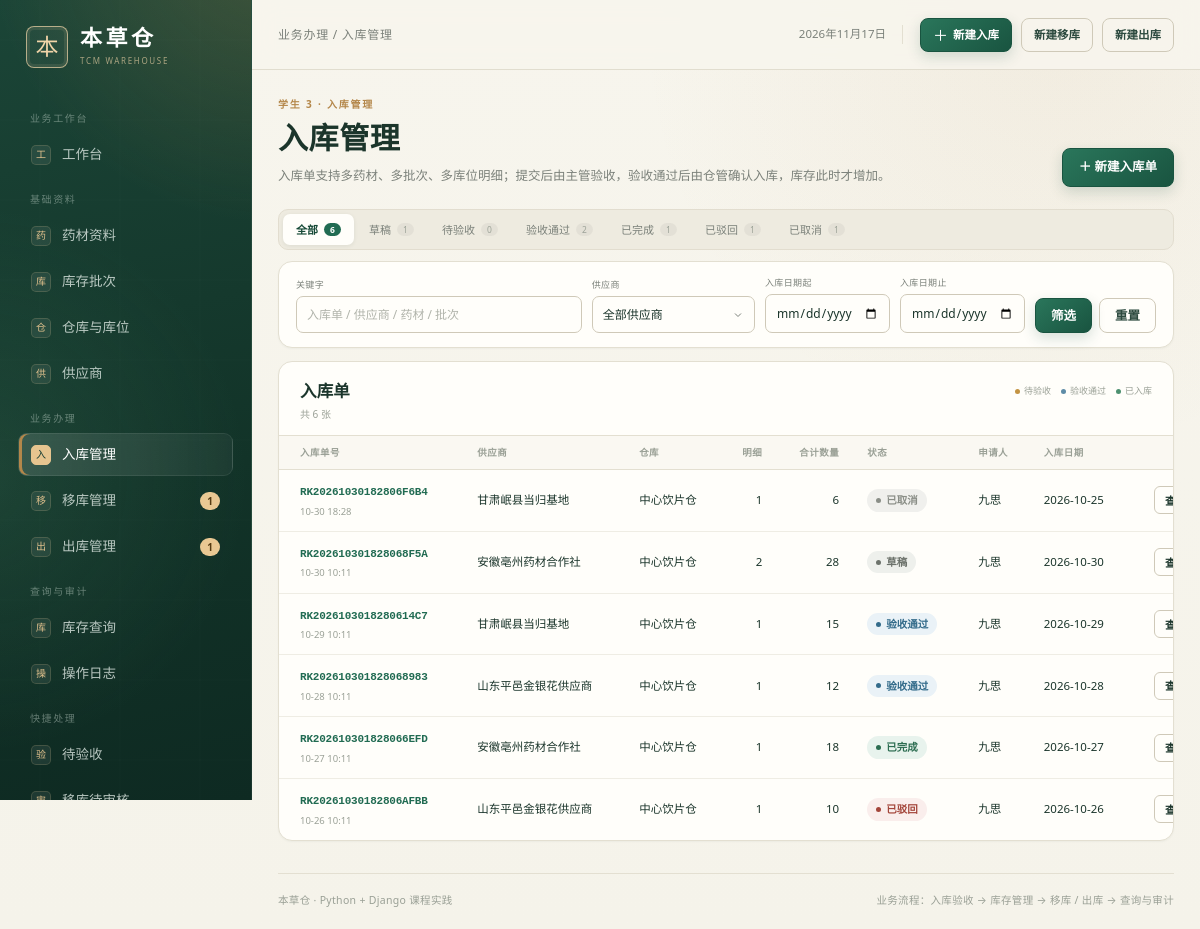
The page /inbound/ (signed in) on the database its author committed.
### warehouse/models.py (models this page shows, shortened)
class OrderBase(models.Model):
    status = models.CharField(
        "单据状态",
        max_length=16,
        choices=OrderStatus.choices,
        default=OrderStatus.DRAFT,
        db_index=True,
    )
    applicant = models.ForeignKey(
        settings.AUTH_USER_MODEL,
        on_delete=models.PROTECT,
        related_name="+",
        verbose_name="申请人",
    )
    auditor = models.ForeignKey(
        settings.AUTH_USER_MODEL,
        on_delete=models.PROTECT,
        related_name="+",
        verbose_name="审核人",
        null=True,
        blank=True,
    )
    review_comment = models.CharField("审核意见", max_length=300, blank=True)
    exception_note = models.TextField("异常备注", blank=True)
    submitted_at = models.DateTimeField("提交时间", null=True, blank=True)
    audited_at = models.DateTimeField("审核时间", null=True, blank=True)
    completed_at = models.DateTimeField("完成时间", null=True, blank=True)
    created_at = models.DateTimeField("创建时间", auto_now_add=True)
    updated_at = models.DateTimeField("更新时间", auto_now=True)
    class Meta:
        abstract = True
    @property
    def status_tone(self):
        return STATUS_TONE.get(self.status, "neutral")

class InboundOrder(OrderBase):
    inbound_no = models.CharField(
        "入库单号", max_length=24, unique=True, db_index=True, editable=False
    )
    supplier = models.ForeignKey(
        Supplier,
        on_delete=models.PROTECT,
        related_name="inbound_orders",
        verbose_name="供应来源",
    )
    warehouse = models.ForeignKey(
        Warehouse,
        on_delete=models.PROTECT,
        related_name="inbound_orders",
        verbose_name="入库仓库",
    )
    inbound_date = models.DateField("入库日期", default=timezone.localdate)
    invoice_no = models.CharField("随货同行单号", max_length=60, blank=True)
    remark = models.TextField("入库说明", blank=True)
    class Meta:
        verbose_name = "入库单"
        verbose_name_plural = "入库单"
        ordering = ["-created_at", "-id"]
        indexes = [
            models.Index(fields=["status", "-created_at"]),
            models.Index(fields=["warehouse", "inbound_date"]),
        ]
    @property
    def total_quantity(self):
        return sum((item.quantity for item in self.items.all()), Decimal("0"))
    @property
    def status_label(self):
        if self.status == OrderStatus.PENDING:
            return "待验收"
        if self.status == OrderStatus.APPROVED:
            return "验收通过"
        return self.get_status_display()

class Supplier(models.Model):
    name = models.CharField("供应商名称", max_length=120, unique=True)
    contact = models.CharField("联系人", max_length=40, blank=True)
    phone = models.CharField("联系电话", max_length=30, blank=True)
    address = models.CharField("地址", max_length=200, blank=True)
    is_active = models.BooleanField("启用", default=True)
    created_at = models.DateTimeField("创建时间", auto_now_add=True)
    class Meta:
        verbose_name = "供应商"
        verbose_name_plural = "供应商"
        ordering = ["name"]

class Warehouse(models.Model):
    code = models.CharField("仓库编码", max_length=20, unique=True)
    name = models.CharField("仓库名称", max_length=80)
    address = models.CharField("地址", max_length=200, blank=True)
    is_active = models.BooleanField("启用", default=True)
    created_at = models.DateTimeField("创建时间", auto_now_add=True)
    class Meta:
        verbose_name = "仓库"
        verbose_name_plural = "仓库"
        ordering = ["code"]

class InboundItem(models.Model):
    order = models.ForeignKey(
        InboundOrder,
        on_delete=models.CASCADE,
        related_name="items",
        verbose_name="入库单",
    )
    herb = models.ForeignKey(
        Herb, on_delete=models.PROTECT, related_name="inbound_items", verbose_name="药材"
    )
    batch_no = models.CharField("批次号", max_length=50)
    location = models.ForeignKey(
        StorageLocation,
        on_delete=models.PROTECT,
        related_name="inbound_items",
        verbose_name="入库库位",
    )
    quantity = models.DecimalField(
        "数量",
        max_digits=12,
        decimal_places=3,
        validators=[MinValueValidator(Decimal("0.001"))],
    )
    unit_price = models.DecimalField(
        "单价（元）",
        max_digits=12,
        decimal_places=2,
        default=Decimal("0"),
        validators=[MinValueValidator(Decimal("0"))],
    )
    production_date = models.DateField("生产日期", null=True, blank=True)
    expiry_date = models.DateField("有效期至", null=True, blank=True)
    remark = models.CharField("明细备注", max_length=200, blank=True)
    class Meta:
        verbose_name = "入库明细"
        verbose_name_plural = "入库明细"
        ordering = ["id"]
        constraints = [
            models.UniqueConstraint(
                fields=["order", "herb", "batch_no", "location"],
                name="uniq_inbound_item_herb_batch_location",
            )
        ]
        indexes = [
            models.Index(fields=["order", "herb"]),
            models.Index(fields=["batch_no"]),
        ]

class UserProfile(models.Model):
    class Role(models.TextChoices):
        ADMIN = "admin", "系统管理员"
        KEEPER = "keeper", "仓管员"
        MANAGER = "manager", "仓库主管"
        VIEWER = "viewer", "只读访客"
    user = models.OneToOneField(
        settings.AUTH_USER_MODEL,
        on_delete=models.CASCADE,
        related_name="profile",
        verbose_name="用户",
    )
    role = models.CharField(
        "岗位角色", max_length=16, choices=Role.choices, default=Role.VIEWER
    )
    phone = models.CharField("联系电话", max_length=20, blank=True)
    department = models.CharField("所属部门", max_length=50, blank=True)
    class Meta:
        verbose_name = "用户档案"
        verbose_name_plural = "用户档案"
    @property
    def display_name(self):
        return self.user.get_full_name() or self.user.username
    @property
    def effective_role(self):
        if self.user.is_superuser:
            return self.Role.ADMIN
        return self.role

### warehouse/inbound_views.py (the view, shortened to what this page needs)
# urls.py: path("inbound/", inbound_views.inbound_list, name="inbound_list"),
@login_required
def inbound_list(request):
    _require(request.user, "inbound.view")
    base = _base_queryset()
    counts = _status_counts(base)
    qs = base
    q = (request.GET.get("q") or "").strip()
    status = (request.GET.get("status") or "").strip()
    supplier_id = (request.GET.get("supplier") or "").strip()
    date_from = (request.GET.get("date_from") or "").strip()
    date_to = (request.GET.get("date_to") or "").strip()
    errors = []
    if status in dict(STATUS_CHOICES):
        qs = qs.filter(status=status)
    else:
        status = ""
    if supplier_id.isdigit():
        qs = qs.filter(supplier_id=int(supplier_id))
    try:
        if date_from:
            qs = qs.filter(inbound_date__gte=date.fromisoformat(date_from))
        if date_to:
            qs = qs.filter(inbound_date__lte=date.fromisoformat(date_to))
    except ValueError:
        errors.append("日期格式应为 YYYY-MM-DD。")
    page_obj = Paginator(qs.order_by("-created_at", "-id"), 12).get_page(
        request.GET.get("page")
    )
    return render(
        request,
        "warehouse/inbound_list.html",
        {
            "page_obj": page_obj,
            "orders": page_obj.object_list,
            "counts": counts,
            "total_count": sum(counts.values()),
            "status_tabs": _status_tabs(counts, status),
            "suppliers": Supplier.objects.filter(is_active=True),
            "filters": {
                "q": q,
                "status": status,
                "supplier": supplier_id,
                "date_from": date_from,
                "date_to": date_to,
                "errors": errors,
                "has_filters": bool(q or status or supplier_id or date_from or date_to),
            },
            "can_create": has_perm(request.user, "inbound.create"),
            "active_nav": "inbound",
        },
    )

### warehouse/inbound_views.py (called while the page is built)
def _require(user, code):
    if not has_perm(user, code):
        raise PermissionDenied("当前岗位没有该功能权限。")

def _base_queryset():
    return InboundOrder.objects.select_related(
        "supplier", "warehouse", "applicant", "applicant__profile", "auditor"
    )

def _status_counts(queryset):
    counts = {value: 0 for value, _label in STATUS_CHOICES}
    for row in queryset.values("status").annotate(total=Count("id")):
        counts[row["status"]] = row["total"]
    return counts

def _status_tabs(counts, current):
    labels = dict(STATUS_CHOICES)
    labels[OrderStatus.PENDING] = "待验收"
    labels[OrderStatus.APPROVED] = "验收通过"
    return [
        {
            "value": value,
            "label": labels[value],
            "count": counts.get(value, 0),
            "active": current == value,
        }
        for value, _label in STATUS_CHOICES
    ]

### warehouse/permissions.py (called while the page is built)
def get_role(user):
    if not user.is_authenticated:
        return None
    if user.is_superuser:
        return "admin"
    profile = getattr(user, "profile", None)
    return profile.effective_role if profile else "viewer"

def has_perm(user, code):
    return bool(get_access_config(user)["permissions"].get(code))

def allowed_menus(user):
    return set(get_access_config(user)["menus"])

def can_create(user):
    return has_perm(user, "transfer.create") or has_perm(user, "outbound.create")

def can_audit(user):
    return (
        has_perm(user, "transfer.audit")
        or has_perm(user, "outbound.audit")
        or has_perm(user, "inbound.audit")
    )

def can_execute(user):
    return (
        has_perm(user, "transfer.execute")
        or has_perm(user, "outbound.execute")
        or has_perm(user, "inbound.execute")
    )

### warehouse/templatetags/warehouse_tags.py (called while the page is built)
@register.simple_tag
def menu_url(key):
    name = MENU_URL_NAMES.get(key)
    if not name:
        return "#"
    try:
        return reverse(name)
    except NoReverseMatch:
        return "#"

@register.simple_tag(takes_context=True)
def query_replace(context, **kwargs):
    request = context.get("request")
    query = request.GET.copy() if request else {}
    for key, value in kwargs.items():
        if value is None or value == "":
            query.pop(key, None)
        else:
            query[key] = value
    try:
        return query.urlencode()
    except AttributeError:
        return ""

### templates/warehouse/inbound_list.html (shortened to what this page needs)
{% extends "base.html" %}
{% load warehouse_tags %}
{% block breadcrumb %}业务办理 / 入库管理{% endblock %}
{% block content %}
<section class="page-head">
  <div>
    <p class="eyebrow">学生 3 · 入库管理</p>
    <h1>入库管理</h1>
    <p class="page-sub">入库单支持多药材、多批次、多库位明细；提交后由主管验收，验收通过后由仓管确认入库，库存此时才增加。</p>
  </div>
  {% if can_create %}<a href="{% url 'inbound_create' %}" class="btn btn-primary">＋ 新建入库单</a>{% endif %}
</section>
<div class="status-tabs">
  <a href="?{% query_replace status='' page='' %}" class="status-tab {% if not filters.status %}active{% endif %}">全部 <span>{{ total_count }}</span></a>
  {% for tab in status_tabs %}<a href="?{% query_replace status=tab.value page='' %}" class="status-tab {% if tab.active %}active{% endif %}">{{ tab.label }} <span>{{ tab.count }}</span></a>{% endfor %}
</div>
<section class="panel filter-panel">
  <form method="get" class="filter-form">
    <label class="filter-field filter-search"><span>关键字</span><input type="search" name="q" value="{{ filters.q }}" class="form-input" placeholder="入库单 / 供应商 / 药材 / 批次"></label>
    <label class="filter-field"><span>供应商</span><select name="supplier" class="form-select"><option value="">全部供应商</option></select></label>
    <label class="filter-field"><span>入库日期起</span><input type="date" name="date_from" value="{{ filters.date_from }}" class="form-input"></label>
    <label class="filter-field"><span>入库日期止</span><input type="date" name="date_to" value="{{ filters.date_to }}" class="form-input"></label>
    <div class="filter-actions"><button class="btn btn-primary">筛选</button><a href="{% url 'inbound_list' %}" class="btn btn-ghost">重置</a></div>
  </form>
</section>
<section class="panel">
  <div class="panel-head list-head"><div><h2>入库单</h2><p>共 {{ page_obj.paginator.count }} 张</p></div><div class="legend"><span><i class="legend-dot dot-pending"></i>待验收</span><span><i class="legend-dot dot-approved"></i>验收通过</span><span><i class="legend-dot dot-completed"></i>已入库</span></div></div>
  {% if orders %}
  <div class="table-wrap"><table class="data-table order-table"><thead><tr><th>入库单号</th><th>供应商</th><th>仓库</th><th class="num">明细</th><th class="num">合计数量</th><th>状态</th><th>申请人</th><th>入库日期</th><th></th></tr></thead><tbody>
    {% for order in orders %}
    <tr>
      <td><a class="order-link" href="{% url 'inbound_detail' order.pk %}">{{ order.inbound_no }}</a><small class="cell-sub">{{ order.created_at|date:"m-d H:i" }}</small></td>
      <td>{{ order.supplier.name }}</td>
      <td>{{ order.warehouse.name }}</td>
      <td class="num">{{ order.items.count }}</td>
      <td class="num">{{ order.total_quantity|qty }}</td>
      <td><span class="status status-{{ order.status_tone }}">{{ order.status_label }}</span></td>
      <td>{{ order.applicant.profile.display_name|default:order.applicant.username }}</td>
      <td>{{ order.inbound_date|date:"Y-m-d" }}</td>
      <td class="row-action"><a href="{% url 'inbound_detail' order.pk %}" class="btn btn-tiny">查看</a></td>
    </tr>
    {% endfor %}
  </tbody></table></div>
  {% else %}<div class="empty-inline">没有符合条件的入库单。{% if can_create %}<a href="{% url 'inbound_create' %}">新建入库单</a>{% endif %}</div>{% endif %}
</section>
{% endblock %}

### rows shown on the page
InboundOrder: inbound_no "RK20261030182806F6B4", created_at "10-30 18:28", supplier.name "甘肃岷县当归基地", warehouse.name "中心饮片仓", items.count "1", total_quantity|qty "6", status_label "已取消", applicant.profile.display_name "九思", inbound_date "2026-10-25"
InboundOrder: inbound_no "RK202610301828068F5A", created_at "10-30 10:11", supplier.name "安徽亳州药材合作社", warehouse.name "中心饮片仓", items.count "2", total_quantity|qty "28", status_label "草稿", applicant.profile.display_name "九思", inbound_date "2026-10-30"
InboundOrder: inbound_no "RK2026103018280614C7", created_at "10-29 10:11", supplier.name "甘肃岷县当归基地", warehouse.name "中心饮片仓", items.count "1", total_quantity|qty "15", status_label "验收通过", applicant.profile.display_name "九思", inbound_date "2026-10-29"
InboundOrder: inbound_no "RK202610301828068983", created_at "10-28 10:11", supplier.name "山东平邑金银花供应商", warehouse.name "中心饮片仓", items.count "1", total_quantity|qty "12", status_label "验收通过", applicant.profile.display_name "九思", inbound_date "2026-10-28"
InboundOrder: inbound_no "RK202610301828066EFD", created_at "10-27 10:11", supplier.name "安徽亳州药材合作社", warehouse.name "中心饮片仓", items.count "1", total_quantity|qty "18", status_label "已完成", applicant.profile.display_name "九思", inbound_date "2026-10-27"
InboundOrder: inbound_no "RK20261030182806AFBB", created_at "10-26 10:11", supplier.name "山东平邑金银花供应商", warehouse.name "中心饮片仓", items.count "1", total_quantity|qty "10", status_label "已驳回", applicant.profile.display_name "九思", inbound_date "2026-10-26"

### other values the page prints
{{ group.label }} "业务工作台" "基础资料" "业务办理" "查询与审计"
{{ label|slice:":1" }} "工" "药" "库" "仓" "供" "入" "移" "出" "库" "操"
{{ label }} "工作台" "药材资料" "库存批次" "仓库与库位" "供应商" "入库管理" "移库管理" "出库管理" "库存查询" "操作日志"
{{ nav_pending_transfers }} "1"
{{ nav_pending_outbounds }} "1"
{{ total_count }} "6"
{{ tab.label }} "草稿" "待验收" "验收通过" "已完成" "已驳回" "已取消"
{{ tab.count }} "1" "0" "2" "1" "1" "1"
{{ page_obj.paginator.count }} "6"
